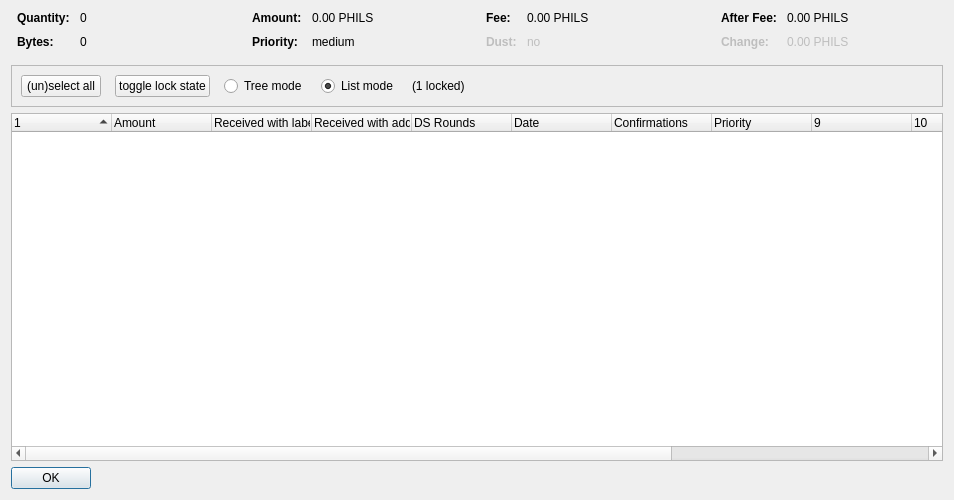
<?xml version="1.0" encoding="UTF-8"?>
<ui version="4.0">
 <class>CoinControlDialog</class>
 <widget class="QDialog" name="CoinControlDialog">
  <property name="geometry">
   <rect>
    <x>0</x>
    <y>0</y>
    <width>954</width>
    <height>500</height>
   </rect>
  </property>
  <property name="windowTitle">
   <string>Coin Selection</string>
  </property>
  <layout class="QVBoxLayout" name="verticalLayout">
   <item>
    <layout class="QHBoxLayout" name="horizontalLayoutTop" stretch="0,0,0,0">
     <property name="topMargin">
      <number>0</number>
     </property>
     <property name="bottomMargin">
      <number>10</number>
     </property>
     <item>
      <layout class="QFormLayout" name="formLayoutCoinControl1">
       <property name="horizontalSpacing">
        <number>10</number>
       </property>
       <property name="verticalSpacing">
        <number>10</number>
       </property>
       <property name="leftMargin">
        <number>6</number>
       </property>
       <property name="rightMargin">
        <number>6</number>
       </property>
       <item row="0" column="0">
        <widget class="QLabel" name="labelCoinControlQuantityText">
         <property name="font">
          <font>
           <weight>75</weight>
           <bold>true</bold>
          </font>
         </property>
         <property name="text">
          <string>Quantity:</string>
         </property>
        </widget>
       </item>
       <item row="0" column="1">
        <widget class="QLabel" name="labelCoinControlQuantity">
         <property name="cursor">
          <cursorShape>IBeamCursor</cursorShape>
         </property>
         <property name="contextMenuPolicy">
          <enum>Qt::ActionsContextMenu</enum>
         </property>
         <property name="text">
          <string notr="true">0</string>
         </property>
         <property name="textInteractionFlags">
          <set>Qt::LinksAccessibleByMouse|Qt::TextSelectableByKeyboard|Qt::TextSelectableByMouse</set>
         </property>
        </widget>
       </item>
       <item row="1" column="0">
        <widget class="QLabel" name="labelCoinControlBytesText">
         <property name="font">
          <font>
           <weight>75</weight>
           <bold>true</bold>
          </font>
         </property>
         <property name="text">
          <string>Bytes:</string>
         </property>
        </widget>
       </item>
       <item row="1" column="1">
        <widget class="QLabel" name="labelCoinControlBytes">
         <property name="cursor">
          <cursorShape>IBeamCursor</cursorShape>
         </property>
         <property name="contextMenuPolicy">
          <enum>Qt::ActionsContextMenu</enum>
         </property>
         <property name="text">
          <string notr="true">0</string>
         </property>
         <property name="textInteractionFlags">
          <set>Qt::LinksAccessibleByMouse|Qt::TextSelectableByKeyboard|Qt::TextSelectableByMouse</set>
         </property>
        </widget>
       </item>
      </layout>
     </item>
     <item>
      <layout class="QFormLayout" name="formLayoutCoinControl2">
       <property name="horizontalSpacing">
        <number>10</number>
       </property>
       <property name="verticalSpacing">
        <number>10</number>
       </property>
       <property name="leftMargin">
        <number>6</number>
       </property>
       <property name="rightMargin">
        <number>6</number>
       </property>
       <item row="0" column="0">
        <widget class="QLabel" name="labelCoinControlAmountText">
         <property name="font">
          <font>
           <weight>75</weight>
           <bold>true</bold>
          </font>
         </property>
         <property name="text">
          <string>Amount:</string>
         </property>
        </widget>
       </item>
       <item row="0" column="1">
        <widget class="QLabel" name="labelCoinControlAmount">
         <property name="cursor">
          <cursorShape>IBeamCursor</cursorShape>
         </property>
         <property name="contextMenuPolicy">
          <enum>Qt::ActionsContextMenu</enum>
         </property>
         <property name="text">
          <string notr="true">0.00 PHILS</string>
         </property>
         <property name="textInteractionFlags">
          <set>Qt::LinksAccessibleByMouse|Qt::TextSelectableByKeyboard|Qt::TextSelectableByMouse</set>
         </property>
        </widget>
       </item>
       <item row="1" column="0">
        <widget class="QLabel" name="labelCoinControlPriorityText">
         <property name="font">
          <font>
           <weight>75</weight>
           <bold>true</bold>
          </font>
         </property>
         <property name="text">
          <string>Priority:</string>
         </property>
        </widget>
       </item>
       <item row="1" column="1">
        <widget class="QLabel" name="labelCoinControlPriority">
         <property name="cursor">
          <cursorShape>IBeamCursor</cursorShape>
         </property>
         <property name="contextMenuPolicy">
          <enum>Qt::ActionsContextMenu</enum>
         </property>
         <property name="text">
          <string>medium</string>
         </property>
         <property name="textInteractionFlags">
          <set>Qt::LinksAccessibleByMouse|Qt::TextSelectableByKeyboard|Qt::TextSelectableByMouse</set>
         </property>
        </widget>
       </item>
      </layout>
     </item>
     <item>
      <layout class="QFormLayout" name="formLayoutCoinControl3">
       <property name="horizontalSpacing">
        <number>10</number>
       </property>
       <property name="verticalSpacing">
        <number>10</number>
       </property>
       <property name="leftMargin">
        <number>6</number>
       </property>
       <property name="rightMargin">
        <number>6</number>
       </property>
       <item row="0" column="0">
        <widget class="QLabel" name="labelCoinControlFeeText">
         <property name="font">
          <font>
           <weight>75</weight>
           <bold>true</bold>
          </font>
         </property>
         <property name="text">
          <string>Fee:</string>
         </property>
        </widget>
       </item>
       <item row="0" column="1">
        <widget class="QLabel" name="labelCoinControlFee">
         <property name="cursor">
          <cursorShape>IBeamCursor</cursorShape>
         </property>
         <property name="contextMenuPolicy">
          <enum>Qt::ActionsContextMenu</enum>
         </property>
         <property name="text">
          <string notr="true">0.00 PHILS</string>
         </property>
         <property name="textInteractionFlags">
          <set>Qt::LinksAccessibleByMouse|Qt::TextSelectableByKeyboard|Qt::TextSelectableByMouse</set>
         </property>
        </widget>
       </item>
       <item row="1" column="0">
        <widget class="QLabel" name="labelCoinControlLowOutputText">
         <property name="enabled">
          <bool>false</bool>
         </property>
         <property name="font">
          <font>
           <weight>75</weight>
           <bold>true</bold>
          </font>
         </property>
         <property name="text">
          <string>Dust:</string>
         </property>
        </widget>
       </item>
       <item row="1" column="1">
        <widget class="QLabel" name="labelCoinControlLowOutput">
         <property name="enabled">
          <bool>false</bool>
         </property>
         <property name="cursor">
          <cursorShape>IBeamCursor</cursorShape>
         </property>
         <property name="contextMenuPolicy">
          <enum>Qt::ActionsContextMenu</enum>
         </property>
         <property name="text">
          <string>no</string>
         </property>
         <property name="textInteractionFlags">
          <set>Qt::LinksAccessibleByMouse|Qt::TextSelectableByKeyboard|Qt::TextSelectableByMouse</set>
         </property>
        </widget>
       </item>
      </layout>
     </item>
     <item>
      <layout class="QFormLayout" name="formLayoutCoinControl4">
       <property name="horizontalSpacing">
        <number>10</number>
       </property>
       <property name="verticalSpacing">
        <number>10</number>
       </property>
       <property name="leftMargin">
        <number>6</number>
       </property>
       <property name="rightMargin">
        <number>6</number>
       </property>
       <item row="0" column="0">
        <widget class="QLabel" name="labelCoinControlAfterFeeText">
         <property name="font">
          <font>
           <weight>75</weight>
           <bold>true</bold>
          </font>
         </property>
         <property name="text">
          <string>After Fee:</string>
         </property>
        </widget>
       </item>
       <item row="0" column="1">
        <widget class="QLabel" name="labelCoinControlAfterFee">
         <property name="cursor">
          <cursorShape>IBeamCursor</cursorShape>
         </property>
         <property name="contextMenuPolicy">
          <enum>Qt::ActionsContextMenu</enum>
         </property>
         <property name="text">
          <string notr="true">0.00 PHILS</string>
         </property>
         <property name="textInteractionFlags">
          <set>Qt::LinksAccessibleByMouse|Qt::TextSelectableByKeyboard|Qt::TextSelectableByMouse</set>
         </property>
        </widget>
       </item>
       <item row="1" column="0">
        <widget class="QLabel" name="labelCoinControlChangeText">
         <property name="enabled">
          <bool>false</bool>
         </property>
         <property name="font">
          <font>
           <weight>75</weight>
           <bold>true</bold>
          </font>
         </property>
         <property name="text">
          <string>Change:</string>
         </property>
        </widget>
       </item>
       <item row="1" column="1">
        <widget class="QLabel" name="labelCoinControlChange">
         <property name="enabled">
          <bool>false</bool>
         </property>
         <property name="cursor">
          <cursorShape>IBeamCursor</cursorShape>
         </property>
         <property name="contextMenuPolicy">
          <enum>Qt::ActionsContextMenu</enum>
         </property>
         <property name="text">
          <string notr="true">0.00 PHILS</string>
         </property>
         <property name="textInteractionFlags">
          <set>Qt::LinksAccessibleByMouse|Qt::TextSelectableByKeyboard|Qt::TextSelectableByMouse</set>
         </property>
        </widget>
       </item>
      </layout>
     </item>
    </layout>
   </item>
   <item>
    <widget class="QFrame" name="frame">
     <property name="minimumSize">
      <size>
       <width>0</width>
       <height>40</height>
      </size>
     </property>
     <property name="frameShape">
      <enum>QFrame::StyledPanel</enum>
     </property>
     <property name="frameShadow">
      <enum>QFrame::Sunken</enum>
     </property>
     <layout class="QHBoxLayout" name="horizontalLayout">
      <item>
       <layout class="QHBoxLayout" name="horizontalLayoutPanel" stretch="0,0,0,0,0,0">
        <property name="spacing">
         <number>14</number>
        </property>
        <item>
         <widget class="QPushButton" name="pushButtonSelectAll">
          <property name="sizePolicy">
           <sizepolicy hsizetype="Maximum" vsizetype="Fixed">
            <horstretch>0</horstretch>
            <verstretch>0</verstretch>
           </sizepolicy>
          </property>
          <property name="text">
           <string>(un)select all</string>
          </property>
          <property name="autoDefault">
           <bool>false</bool>
          </property>
         </widget>
        </item>
        <item>
         <widget class="QPushButton" name="pushButtonToggleLock">
          <property name="sizePolicy">
           <sizepolicy hsizetype="Maximum" vsizetype="Fixed">
            <horstretch>0</horstretch>
            <verstretch>0</verstretch>
           </sizepolicy>
          </property>
          <property name="text">
           <string>toggle lock state</string>
          </property>
          <property name="autoDefault">
           <bool>false</bool>
          </property>
         </widget>
        </item>
        <item>
         <widget class="QRadioButton" name="radioTreeMode">
          <property name="sizePolicy">
           <sizepolicy hsizetype="Maximum" vsizetype="Fixed">
            <horstretch>0</horstretch>
            <verstretch>0</verstretch>
           </sizepolicy>
          </property>
          <property name="text">
           <string>Tree mode</string>
          </property>
         </widget>
        </item>
        <item>
         <widget class="QRadioButton" name="radioListMode">
          <property name="sizePolicy">
           <sizepolicy hsizetype="Maximum" vsizetype="Fixed">
            <horstretch>0</horstretch>
            <verstretch>0</verstretch>
           </sizepolicy>
          </property>
          <property name="text">
           <string>List mode</string>
          </property>
          <property name="checked">
           <bool>true</bool>
          </property>
         </widget>
        </item>
        <item>
         <widget class="QLabel" name="labelLocked">
          <property name="text">
           <string>(1 locked)</string>
          </property>
         </widget>
        </item>
        <item>
         <spacer name="horizontalSpacer">
          <property name="orientation">
           <enum>Qt::Horizontal</enum>
          </property>
          <property name="sizeHint" stdset="0">
           <size>
            <width>40</width>
            <height>20</height>
           </size>
          </property>
         </spacer>
        </item>
       </layout>
      </item>
     </layout>
    </widget>
   </item>
   <item>
    <widget class="CoinControlTreeWidget" name="treeWidget">
     <property name="contextMenuPolicy">
      <enum>Qt::CustomContextMenu</enum>
     </property>
     <property name="sortingEnabled">
      <bool>false</bool>
     </property>
     <property name="columnCount">
      <number>13</number>
     </property>
     <attribute name="headerShowSortIndicator" stdset="0">
      <bool>true</bool>
     </attribute>
     <attribute name="headerStretchLastSection">
      <bool>false</bool>
     </attribute>
     <column>
      <property name="text">
       <string/>
      </property>
     </column>
     <column>
      <property name="text">
       <string>Amount</string>
      </property>
     </column>
     <column>
      <property name="text">
       <string>Received with label</string>
      </property>
     </column>
     <column>
      <property name="text">
       <string>Received with address</string>
      </property>
     </column>
     <column>
      <property name="text">
       <string>DS Rounds</string>
      </property>
     </column>
     <column>
      <property name="text">
       <string>Date</string>
      </property>
     </column>
     <column>
      <property name="text">
       <string>Confirmations</string>
      </property>
      <property name="toolTip">
       <string>Confirmed</string>
      </property>
     </column>
     <column>
      <property name="text">
       <string>Priority</string>
      </property>
     </column>
     <column>
      <property name="text">
       <string/>
      </property>
     </column>
     <column>
      <property name="text">
       <string/>
      </property>
     </column>
     <column>
      <property name="text">
       <string/>
      </property>
     </column>
     <column>
      <property name="text">
       <string/>
      </property>
     </column>
     <column>
      <property name="text">
       <string/>
      </property>
     </column>
    </widget>
   </item>
   <item>
    <widget class="QDialogButtonBox" name="buttonBox">
     <property name="sizePolicy">
      <sizepolicy hsizetype="Maximum" vsizetype="Fixed">
       <horstretch>0</horstretch>
       <verstretch>0</verstretch>
      </sizepolicy>
     </property>
     <property name="orientation">
      <enum>Qt::Horizontal</enum>
     </property>
     <property name="standardButtons">
      <set>QDialogButtonBox::Ok</set>
     </property>
    </widget>
   </item>
  </layout>
 </widget>
 <customwidgets>
  <customwidget>
   <class>CoinControlTreeWidget</class>
   <extends>QTreeWidget</extends>
   <header>coincontroltreewidget.h</header>
  </customwidget>
 </customwidgets>
 <resources/>
 <connections/>
</ui>
